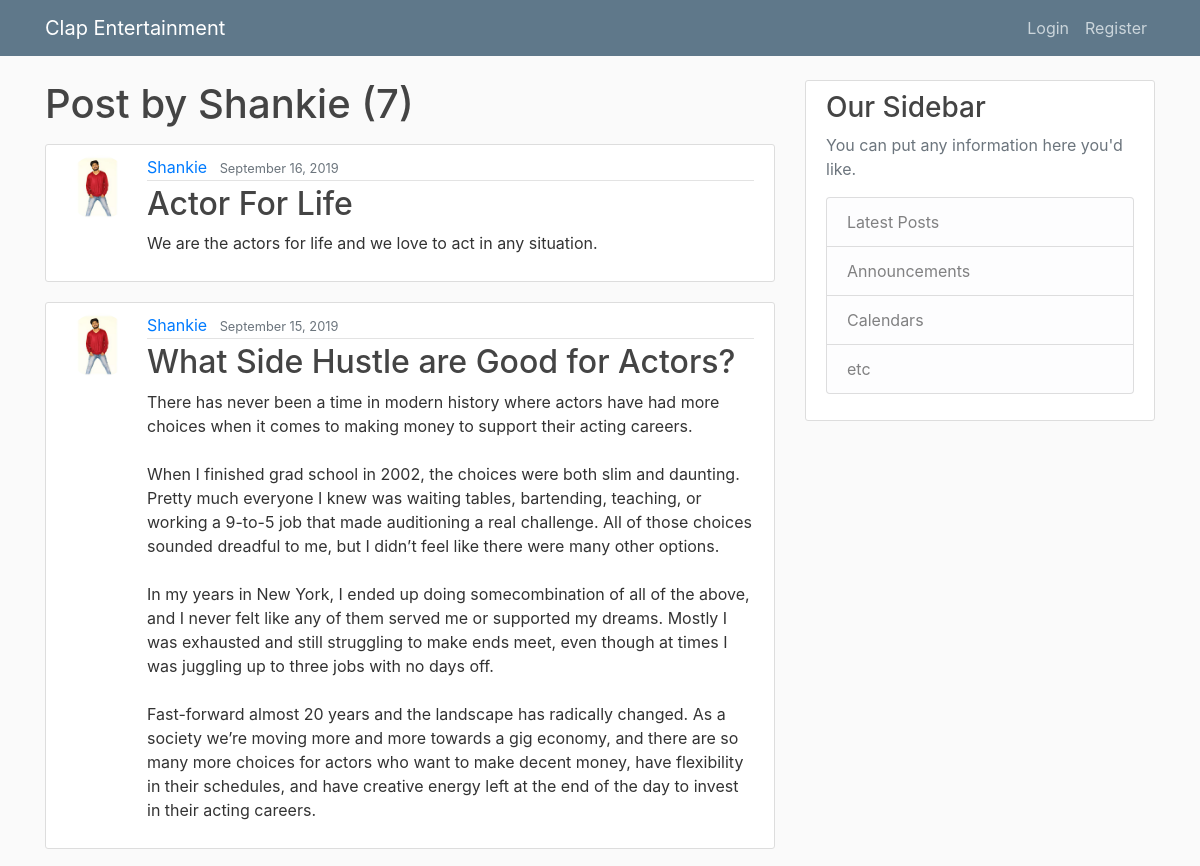
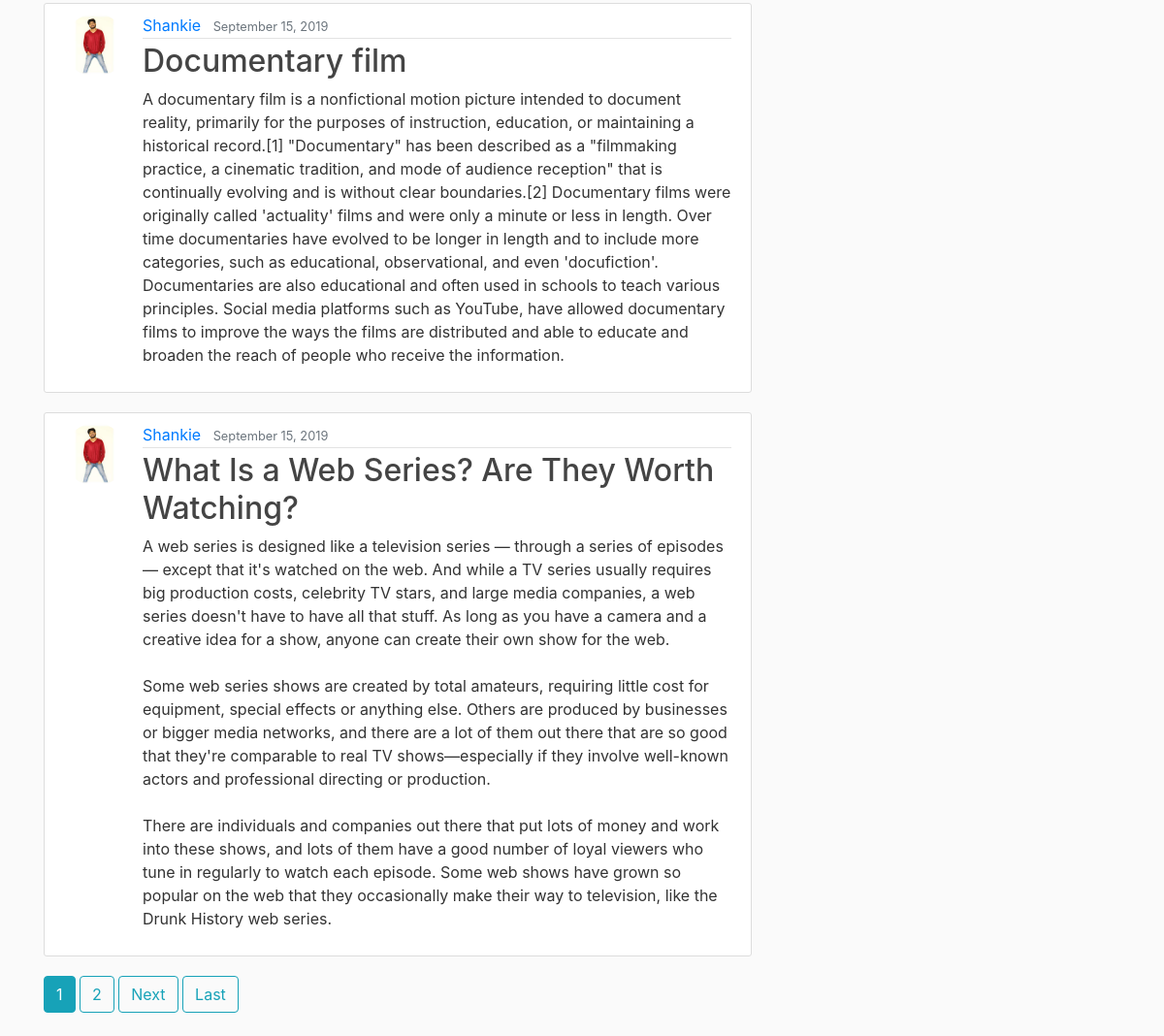
The app's page /user/Shankie with its own data (2 pictures, top to bottom).
### blog/models.py (models this page shows, shortened)
class Post(models.Model):
    title = models.CharField(max_length=250)
    content = models.TextField()
    date_posted = models.DateTimeField(default=timezone.now)
    author = models.ForeignKey(User, on_delete=models.CASCADE)

### users/models.py (models this page shows, shortened)
class Profile(models.Model):
    user = models.OneToOneField(User, on_delete=models.CASCADE)
    image = models.ImageField(default='default.jpg', upload_to='profile_pics')

### blog/views.py (the view)
# urls.py: path('user/<str:username>', UserPostListView.as_view(), name='user-posts'),
class UserPostListView(ListView):
    model = Post
    template_name= 'blog/user_posts.html' #< app >/< model >_< viewtype >.html
    context_object_name = 'posts'
    paginate_by = 4
    def get_queryset(self):
        user = get_object_or_404(User, username= self.kwargs.get('username'))
        return Post.objects.filter(author=user).order_by('-date_posted')

### blog/templates/blog/user_posts.html (shortened to what this page needs)
{% extends 'blog/base.html' %}
{% block content %}
    <h1 class ="mb-3">Post by {{ view.kwargs.username }} ({{ page_obj.paginator.count }})</h1>
    {% for post in posts %}
        <article class="media content-section">
            <img class="rounded-circle article-img"  src="{{ post.author.profile.image.url }}" >
            <div class="media-body">
                <div class="article-metadata">
                    <a class="mr-2" href="{% url 'user-posts' post.author.username %}">{{ post.author }}</a>
                    <small class="text-muted">{{ post.date_posted|date:"F d, Y" }}</small>
                </div>
                    <h2><a class="article-title" href=" {% url 'post-detail' post.id %} ">{{ post.title }}</a></h2>
                    <p class="article-content">{{ post.content }}</p>
            </div>
        </article>
    {% endfor %}
    {% if is_paginated %}
        {% for num in page_obj.paginator.page_range %}
            {% if page_obj.number == num %}
                <a class="btn btn-info mb-4" href="?page={{ num }}">{{ num }}</a>
            {% elif num > page_obj.number|add:'-3' and num < page_obj.number|add:'3' %}
                <a class="btn btn-outline-info mb-4" href="?page={{ num }}">{{ num }}</a>
            {% endif %}
        {% endfor %}
        {% if page_obj.has_next %}
            <a class="btn btn-outline-info mb-4" href="?page={{ page_obj.next_page_number }}">Next</a>
            <a class="btn btn-outline-info mb-4" href="?page={{ page_obj.paginator.num_pages }}">Last</a>
        {% endif %}
    {% endif %}
{% endblock content %}

### blog/static/blog/main.css (style rules this page uses)
body { background: #fafafa; color: #333333; margin-top: 5rem; }
h1, h2, h3, h4, h5, h6 { color: #444444; }
.content-section { background: #ffffff; padding: 10px 20px; border: 1px solid #dddddd; border-radius: 3px; margin-bottom: 20px; }
.article-title { color: #444444; }
.article-content { white-space: pre-line; }
.article-img { height: 65px; width: 65px; margin-right: 16px; }
.article-metadata { padding-bottom: 1px; margin-bottom: 4px; border-bottom: 1px solid #e3e3e3 }

### records on screen
Post: author.profile.image (picture), author "Shankie", date_posted "September 16, 2019", title "Actor For Life", content "We are the actors for life and we love to act in any situation."
Post: author.profile.image (picture), author "Shankie", date_posted "September 15, 2019", title "What Side Hustle are Good for Actors?", content "There has never been a time in modern history where actors have had more choices when it comes to making money to support their acting careers. When I finished grad school in 2002, the choices were both slim and daunting. Pretty much everyone I knew was waiting tables, bartending, teaching, or working a 9-to-5 job that made auditioning a real challenge. All of those choices sounded dreadful to me, but I didn’t feel like there were many other options. In my years in New York, I ended up doing somecombination of all of the above, and I never felt like any of them served me or supported my dreams. Mostly I was exhausted and still struggling to make ends meet, even though at times I was…"
Post: author.profile.image (picture), author "Shankie", date_posted "September 15, 2019", title "Documentary film", content "A documentary film is a nonfictional motion picture intended to document reality, primarily for the purposes of instruction, education, or maintaining a historical record.[1] \"Documentary\" has been described as a \"filmmaking practice, a cinematic tradition, and mode of audience reception\" that is continually evolving and is without clear boundaries.[2] Documentary films were originally called 'actuality' films and were only a minute or less in length. Over time documentaries have evolved to be longer in length and to include more categories, such as educational, observational, and even 'docufiction'. Documentaries are also educational and often used in schools to teach various principles.…"
Post: author.profile.image (picture), author "Shankie", date_posted "September 15, 2019", title "What Is a Web Series? Are They Worth Watching?", content "A web series is designed like a television series — through a series of episodes — except that it's watched on the web. And while a TV series usually requires big production costs, celebrity TV stars, and large media companies, a web series doesn't have to have all that stuff. As long as you have a camera and a creative idea for a show, anyone can create their own show for the web. Some web series shows are created by total amateurs, requiring little cost for equipment, special effects or anything else. Others are produced by businesses or bigger media networks, and there are a lot of them out there that are so good that they're comparable to real TV shows—especially if they involve…"

### other values on screen
{{ view.kwargs.username }} "Shankie"
{{ page_obj.paginator.count }} "7"
{{ num }} "1"
{{ num }} "2"
